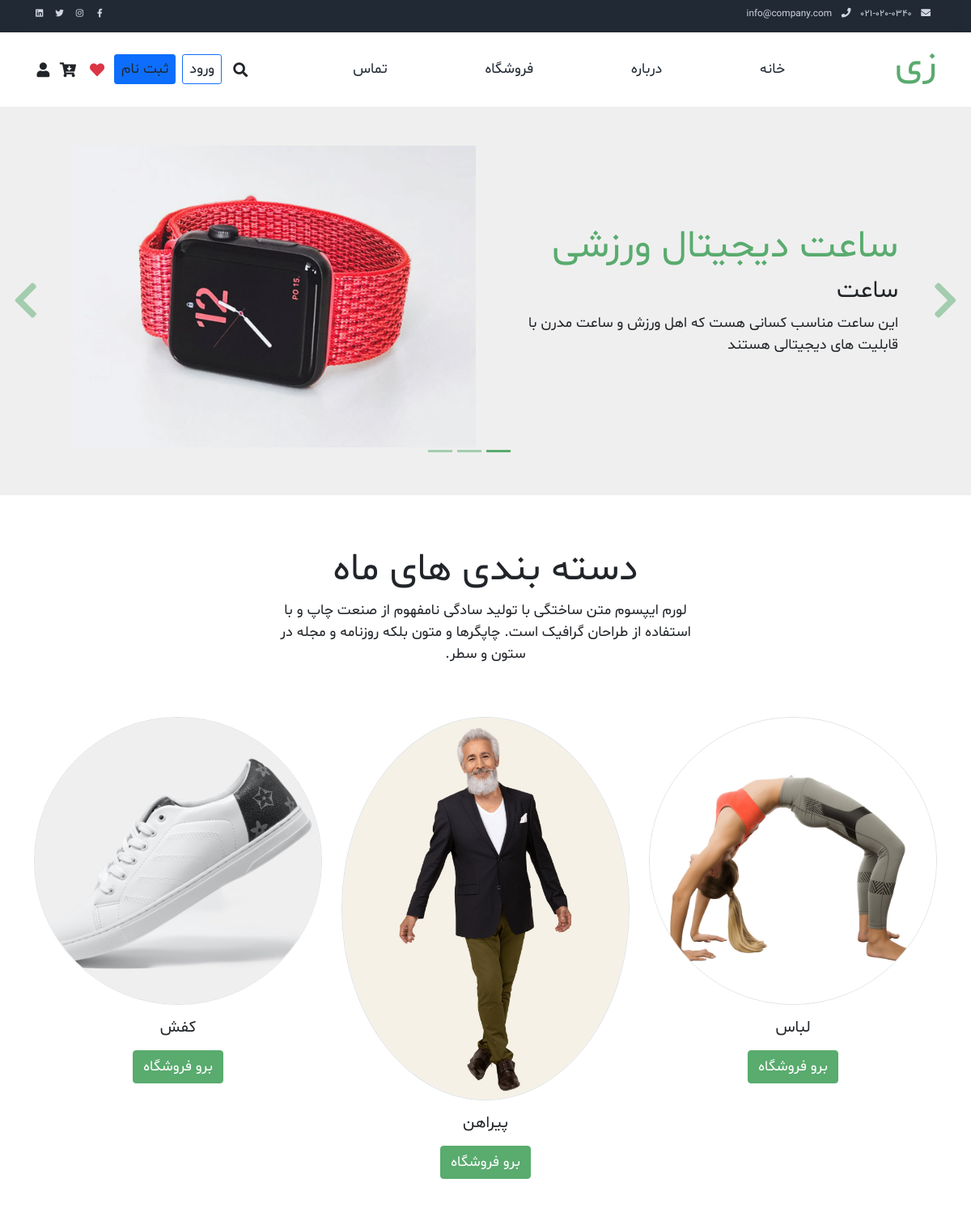
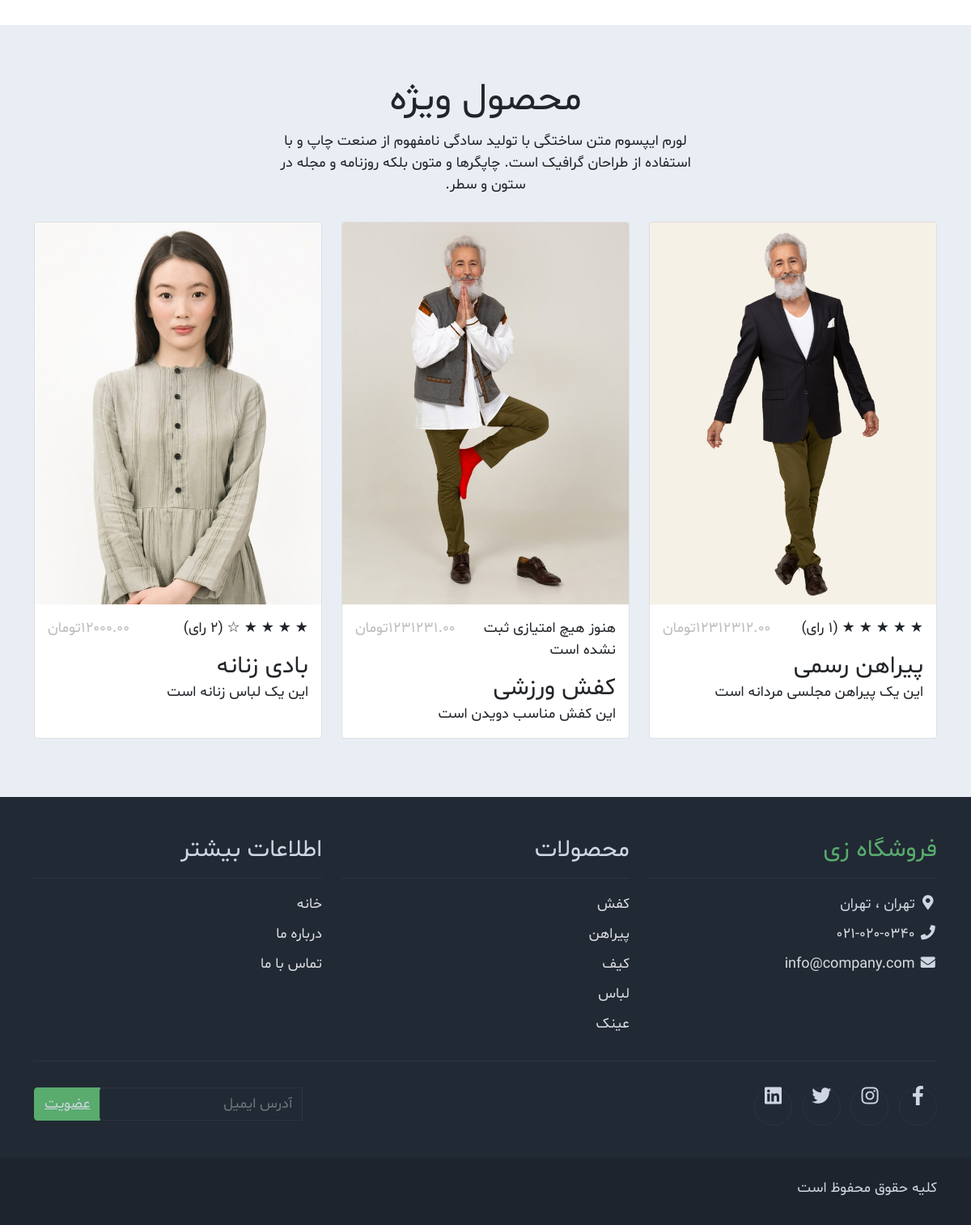
The page / on the database its author committed (2 pictures, top to bottom).
### shop/models.py (models this page shows, shortened)
class Banner(models.Model):
    image=models.ImageField(upload_to='banners/%Y/%m/%d/',verbose_name='تصویر')
    title=models.CharField(max_length=200,verbose_name='عنوان')
    description=models.TextField(blank=True,verbose_name='توضیحات')
    is_active=models.BooleanField(default=True,verbose_name='فعال')
    created_at=models.DateTimeField(auto_now_add=True,verbose_name='تاریخ ایجاد')
    updated_at = models.DateTimeField(auto_now_add=True, verbose_name='تاریخ ویرایش')
    order=models.PositiveIntegerField(default=0,verbose_name='ترتیب نمایش')
    subtitle=models.CharField(max_length=200,blank=True,verbose_name='زیر عنوان')
    class Meta:
        verbose_name='بنر'
        verbose_name_plural='بنرها'
        ordering=['order','-created_at']

class Category(models.Model):
    name=models.CharField(max_length=200)
    slug=models.SlugField(max_length=140,unique=True,blank=True)
    description=models.TextField(blank=True,null=True)
    created_at=models.DateTimeField(auto_now_add=True)
    updated_at = models.DateTimeField(auto_now=True)
    is_active= models.BooleanField(default=True)
    sort_order=models.PositiveIntegerField(default=0)
    image=models.ImageField(upload_to='categories/%Y/%m/%d/',blank=True,null=True)
    is_featured=models.BooleanField(default=False)

class Product(models.Model):
    name=models.CharField(max_length=200)
    description=models.TextField()
    price=models.DecimalField(decimal_places=2,max_digits=12)
    stock_quantity=models.PositiveIntegerField()
    image=models.ImageField(upload_to='photo/%Y/%m/%d/')
    slug=models.SlugField(max_length=140,unique=True)
    is_available=models.BooleanField(default=True)
    updated_at=models.DateTimeField(auto_now=True)
    created_at=models.DateTimeField(auto_now_add=True)
    category=models.ForeignKey(Category,on_delete=models.CASCADE,related_name="products",)
    discount_percentage=models.DecimalField(max_digits=5,decimal_places=2,default=0)
    is_featured=models.BooleanField(default=False)
    minimum_stock=models.PositiveIntegerField()
    brands=models.ManyToManyField(Brand,blank=True)
    colors=models.ManyToManyField(Color,blank=True)
    sizes = models.ManyToManyField(Size, blank=True)
    GENDER_CHOICES = [
        ('male', 'مردانه'),
        ('female', 'زنانه')
    ]
    gender=models.CharField(max_length=10,choices=GENDER_CHOICES,default='male')

### shop/views.py (the view)
# urls.py: path('',shop_views.index,name='index'),
def index(request):
    banners=Banner.objects.filter(is_active=True).order_by('order')
    featured_products = Product.objects.filter( is_featured=True).annotate(
        average_score=Avg('ratings__score'),
        rating_count=Count('ratings')
    ).order_by('-updated_at')[:3]
    featured_categories=Category.objects.filter(
        is_featured=True
    ).order_by('name')[:3]
    return render(request, 'shops/index.html', {
        'products': featured_products,
        'featured_categories':featured_categories,
        'banners':banners
    })

### shop/context_processors.py (called while the page is built)
def categories_processor(request):
    try:
        categories = Category.objects.all()
        return {
            'categories': categories
        }
    except Exception as e:
        print(f"Error in categories_processor : {e}")
        return {'categories':[]}

def brands_processor(request):
    try:
        brands=list(Brand.objects.all())
        all_brands=[brands[i:i+4]for i in range(0,len(brands),4)]
        return {
            'all_brands': all_brands
        }
    except Exception as e:
        print(f"Error in brands_processor : {e}")
        return {'brands':[]}

### templates/shops/index.html
{% extends "base.html" %}
{%load static %}
{%block content%}
    <div id="template-mo-zay-hero-carousel" class="carousel slide" data-bs-ride="carousel">
        <ol class="carousel-indicators">
            {% for banner in banners %}
            <li data-bs-target="#template-mo-zay-hero-carousel"
                data-bs-slide-to="{{forloop.counter0}}"
                class="{% if forloop.first %}active{% endif %}"></li>
            {% endfor %}
        </ol>
        <div class="carousel-inner">
            {% for banner in banners %}
            <div class="carousel-item {% if forloop.first %}active{% endif %}">
                <div class="container">
                    <div class="row p-5">
                        <div class="mx-auto col-md-8 col-lg-6 order-lg-last">
                            <img class="img-fluid" src="{{banner.image.url}}" alt="{{banner.title}}">
                        </div>
                        <div class="col-lg-6 mb-0 d-flex align-items-center">
                            <div class="text-align-left align-self-center">
                                <h1 class="h1 text-success">{{banner.title}}</h1>
                                {% if banner.subtitle %}
                                <h3 class="h2">{{banner.subtitle}}</h3>
                                {% endif %}
                                    {% if banner.description %}
                                     <p> {{banner.description}} </p>
                                    {% endif %}
                            </div>
                        </div>
                    </div>
                </div>
            </div>
                {% endfor %}
        </div>
        <a class="carousel-control-prev text-decoration-none w-auto ps-3" href="#template-mo-zay-hero-carousel" role="button" data-bs-slide="prev">
            <i class="fas fa-chevron-left"></i>
        </a>
        <a class="carousel-control-next text-decoration-none w-auto pe-3" href="#template-mo-zay-hero-carousel" role="button" data-bs-slide="next">
            <i class="fas fa-chevron-right"></i>
        </a>
    </div>
    <section class="container py-5">
        <div class="row text-center pt-3">
            <div class="col-lg-6 m-auto">
                <h1 class="h1">دسته بندی های ماه</h1>
                <p>
                    لورم ایپسوم متن ساختگی با تولید سادگی نامفهوم از صنعت چاپ و با استفاده از طراحان گرافیک است. چاپگرها و متون بلکه روزنامه و مجله در ستون و سطر.
                </p>
            </div>
        </div>
        <div class="row mt-5 justify-content-center">
            {% for category in featured_categories %}
              {% if category.slug %}
            <div class="col-lg-4 col-md-6 mb-4">
                    <a href="{% url 'shop:shop_by_category' category.slug %}">
                        {% if category.image %}
                        <img src="{{category.image.url}}" class="rounded-circle img-fluid border" alt="{{category.name}}">
                        {% endif %}
                    </a>
                <h5 class="text-center mt-3 mb-3">{{category.name}}</h5>
                <p class="text-center"><a class="btn btn-success" href="{% url 'shop:shop_by_category' category.slug %}">برو فروشگاه</a></p>
            </div>
              {% endif %}
            {% endfor %}
        </div>
    </section>
    <section class="bg-light">
        <div class="container py-5">
            <div class="row text-center py-3">
                <div class="col-lg-6 m-auto">
                    <h1 class="h1">محصول ویژه</h1>
                    <p>
                        لورم ایپسوم متن ساختگی با تولید سادگی نامفهوم از صنعت چاپ و با استفاده از طراحان گرافیک است. چاپگرها و متون بلکه روزنامه و مجله در ستون و سطر.
                    </p>
                </div>
            </div>
            <div class="row">
                {% for product in products %}
                <div class="col-12 col-md-4 mb-4">
                    <div class="card h-100">
                        <a href="{% url 'shop:shop_single' product.slug %}">
                            <img src="{{product.image.url}}" class="card-img-top" alt="...">
                        </a>
                        <div class="card-body">
                            <ul class="list-unstyled d-flex justify-content-between padd-rl-0">
                                {% if product.rating_count > 0 %}
                                 {% with rating=product.average_score %}
                                   {% with full=rating|floatformat:"0" %}
                                      <div class="stars">
                                      {% for i in "12345" %}
                                        {% if forloop.counter <= full|add:"0" %}
                                          <span class="star filled">★</span>
                                        {% else %}
                                          <span class="star">☆</span>
                                        {% endif %}
                                      {% endfor %}
                                   <span class="rating-text">
                                    ({{ product.rating_count }} رای)
                                   </span>
                                      </div>
                                   {% endwith %}
                                {% endwith %}
                               {% else %}
                               <div class="stars">
                                <span class="rating-text">هنوز هیچ امتیازی ثبت نشده است</span>
                               </div>
                               {% endif %}
                                <li class="text-muted text-right">{{product.price}}تومان</li>
                            </ul>
                            <a href="{% url 'shop:shop_single' product.slug %}" class="h2 text-decoration-none text-dark">{{product.name}}</a>
                            <p class="card-text">
                                {{product.description}}
                            </p>
                        </div>
                    </div>
                </div>
                {% endfor %}
            </div>
        </div>
    </section>
{%endblock content%}

### templates/partials/_footer.html (shortened to what this page needs)
    <footer class="bg-dark" id="tempaltemo_footer">
        <div class="container">
            <div class="row">
                <div class="col-md-4 pt-5">
                    <h2 class="h2 text-success border-bottom pb-3 border-light logo">فروشگاه زی</h2>
                    <ul class="list-unstyled text-light footer-link-list padd-r-0">
                        <li>
                            <i class="fas fa-map-marker-alt fa-fw"></i>
                            تهران ، تهران
                        </li>
                        <li>
                            <i class="fa fa-phone fa-fw"></i>
                            <a class="text-decoration-none" href="tel:010-020-0340">021-020-0340</a>
                        </li>
                        <li>
                            <i class="fa fa-envelope fa-fw"></i>
                            <a class="text-decoration-none" href="mailto:info@company.com">info@company.com</a>
                        </li>
                    </ul>
                </div>
                <div class="col-md-4 pt-5">
                    <h2 class="h2 text-light border-bottom pb-3 border-light">محصولات</h2>
                    <ul class="list-unstyled text-light footer-link-list padd-r-0">
                        {% for category in categories %}
                        <li><a class="text-decoration-none" href="{% url 'shop:shop_by_category' category.slug %}">{{category.name}}</a></li>
                        {% endfor %}
                    </ul>
                </div>
                <div class="col-md-4 pt-5">
                    <h2 class="h2 text-light border-bottom pb-3 border-light">اطلاعات بیشتر</h2>
                    <ul class="list-unstyled text-light footer-link-list padd-r-0">
                        <li><a class="text-decoration-none" href="{% url 'index' %}">خانه</a></li>
                        <li><a class="text-decoration-none" href="{% url 'about' %}">درباره ما</a></li>
                        <li><a class="text-decoration-none" href="{% url 'contact' %}">تماس با ما</a></li>
                    </ul>
                </div>
            </div>
            <div class="row text-light mb-4">
                <div class="col-12 mb-3">
                    <div class="w-100 my-3 border-top border-light"></div>
                </div>
                <div class="col-auto me-auto">
                    <ul class="list-inline text-left footer-icons padd-r-0">
                        <li class="list-inline-item border border-light rounded-circle text-center">
                            <a class="text-light text-decoration-none" target="_blank" href="http://facebook.com/"><i class="fab fa-facebook-f fa-lg fa-fw"></i></a>
                        </li>
                        <li class="list-inline-item border border-light rounded-circle text-center">
                            <a class="text-light text-decoration-none" target="_blank" href="https://www.instagram.com/"><i class="fab fa-instagram fa-lg fa-fw"></i></a>
                        </li>
                        <li class="list-inline-item border border-light rounded-circle text-center">
                            <a class="text-light text-decoration-none" target="_blank" href="https://twitter.com/"><i class="fab fa-twitter fa-lg fa-fw"></i></a>
                        </li>
                        <li class="list-inline-item border border-light rounded-circle text-center">
                            <a class="text-light text-decoration-none" target="_blank" href="https://www.linkedin.com/"><i class="fab fa-linkedin fa-lg fa-fw"></i></a>
                        </li>
                    </ul>
                </div>
                <div class="col-auto">
                    <div class="input-group mb-2">
                        <input type="text" class="form-control bg-dark border-light" id="subscribeEmail" placeholder="آدرس ایمیل">
                        <a class="input-group-text btn-success text-light" href="{% url 'accounts:register' %}">عضویت</a>
                    </div>
                </div>
            </div>
        </div>
        <div class="w-100 bg-black py-3">
            <div class="container">
                <div class="row pt-2">
                    <div class="col-12">
                        <p class="text-left text-light">
                           کلیه حقوق محفوظ است
                        </p>
                    </div>
                </div>
            </div>
        </div>
    </footer>

### ArkaMarket/static/css/templatemo.css (style rules this page uses)
body, ul, li, p, a, label, input, div { font-family: shabnam; font-size: 18px !important; font-weight: 300 !important; }
.h1 { font-family: shabnam; font-size: 48px !important; font-weight: 200 !important; }
.h2 { font-family: shabnam; font-size: 30px !important; font-weight: 300; }
.logo { font-weight: 500 !important; }
.text-muted { color: #bcbcbc !important; }
.text-success { color: #59ab6e !important; }
.text-light { color: #cfd6e1 !important; }
.bg-dark { background-color: #212934 !important; }
.bg-light { background-color: #e9eef5 !important; }
.bg-black { background-color: #1d242d !important; }
.btn-success { background-color: #59ab6e !important; border-color: #56ae6c !important; }
#template-mo-zay-hero-carousel { background: #efefef !important; }
#template-mo-zay-hero-carousel .carousel-indicators li { margin-top: -50px; background-color: #59ab6e; }
#template-mo-zay-hero-carousel .carousel-control-next i, #template-mo-zay-hero-carousel .carousel-control-prev i { color: #59ab6e !important; font-size: 2.8em !important; }
.form-control { border: 1px solid #e8e8e8; }
#tempaltemo_footer a { color: #dcdde1; }
#tempaltemo_footer ul.footer-link-list li { padding-top: 10px; }
#tempaltemo_footer ul.footer-icons li { width: 2.6em; height: 2.6em; line-height: 2.6em; }
#tempaltemo_footer .border-light { border-color: #2d343f !important;color: white; }
@media (min-width: 992px) { #template-mo-zay-hero-carousel .carousel-item { min-height: 30rem !important; } }
.padd-r-0 { padding-right: 0; }
.padd-rl-0 { padding-left: 0; padding-right: 0; }

### rows shown on the page
Banner: image (picture), title "ساعت دیجیتال ورزشی", subtitle "ساعت", description "این ساعت مناسب کسانی هست که اهل ورزش و ساعت مدرن با قابلیت های دیجیتالی هستند"
Category: image (picture), name "لباس"
Category: image (picture), name "پیراهن"
Category: image (picture), name "کفش"
Product: image (picture), price "12312312.00", name "پیراهن رسمی", description "این یک پیراهن مجلسی مردانه است"
Product: image (picture), shows "هنوز هیچ امتیازی ثبت نشده است", price "1231231.00", name "کفش ورزشی", description "این کفش مناسب دویدن است"
Product: image (picture), price "12000.00", name "بادی زنانه", description "این یک لباس زنانه است"
Category: name "کیف"
Category: name "عینک"
